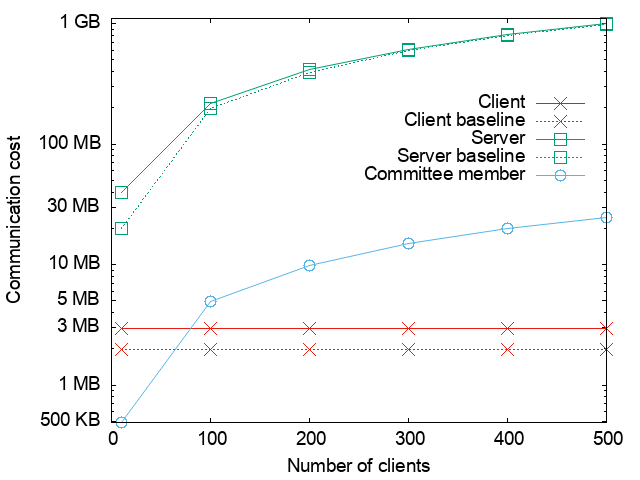

Write the gnuplot code that produced this figure.
set terminal png font "Helvetica,14" 
set output "online_comm_C20_p64811.png"
set datafile sep ','
set key top right Right offset 0, -4
set xlabel "Number of clients"
set ylabel "Communication cost"
set xtics 0,100,500
set ytics add ("500 KB" 0.5)
set ytics add ("1 MB" 1)
set ytics add ("3 MB" 3)
set ytics add ("5 MB" 5)
set ytics add ("10 MB" 10)
set ytics add ("30 MB" 30)
set ytics add ("100 MB" 100)
set ytics add ("1 GB" 1000)
set ytics add ("2 GB" 2000)
set log y

# x=number of clients, for committee_size=10 and p=64811
plot [0:][0.49:1101] 'online_comm.csv' every 45::37 using 1:4 title 'Client' with linespoints lc 7 pt 2 ps 2, \
             'online_comm.csv' every 45::37 using 1:7 title 'Client baseline' with linespoints lt 0 lc 7 pt 2 ps 2, \
             'online_comm.csv' every 45::37 using 1:5 title 'Server' with linespoints pt 4 ps 2 lc 2, \
             'online_comm.csv' every 45::37 using 1:8 title 'Server baseline' with linespoints lt 0 pt 4 ps 2 lc 2, \
             'online_comm.csv' every 45::37 using 1:6 title 'Committee member' with linespoints pt 6 ps 2 lc 3
